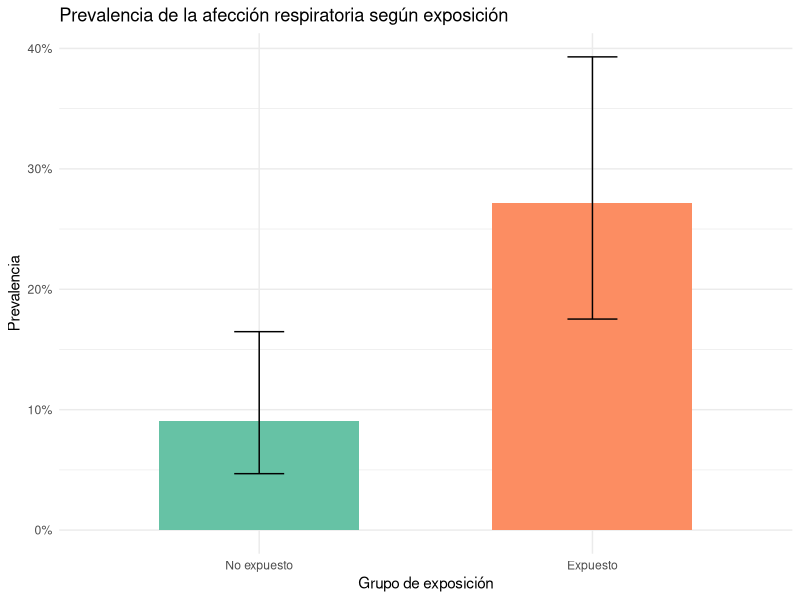

The R source for this figure:
## ---- chunk 1
knitr::opts_chunk$set(echo = TRUE, message = FALSE, warning = FALSE)
library(tidyverse)
## ---- chunk 2
set.seed(123)
n <- 180

# Exposición: el 40% de la muestra está expuesta al contaminante
exposicion <- rbinom(n, size = 1, prob = 0.4)

# La probabilidad de presentar la afección depende de la exposición
p_afeccion <- ifelse(exposicion == 1, 0.30, 0.12)
resultado <- rbinom(n, size = 1, prob = p_afeccion)

datos <- tibble(
  id = 1:n,
  exposicion = factor(exposicion, levels = c(0, 1), labels = c("No expuesto", "Expuesto")),
  resultado = factor(resultado, levels = c(0, 1), labels = c("Sin afección", "Con afección"))
)

datos
## ---- chunk 3
prevalencia_global <- mean(datos$resultado == "Con afección")
prevalencia_global
## ---- chunk 4
tabla_prevalencias <- datos |>
  group_by(exposicion) |>
  summarise(
    casos = sum(resultado == "Con afección"),
    n = n(),
    prevalencia = casos / n
  )

tabla_prevalencias
## ---- chunk 5
rp <- tabla_prevalencias$prevalencia[tabla_prevalencias$exposicion == "Expuesto"] /
  tabla_prevalencias$prevalencia[tabla_prevalencias$exposicion == "No expuesto"]

rp
## ---- chunk 6
intervalos <- tabla_prevalencias |>
  rowwise() |>
  mutate(
    ic = list(broom::tidy(prop.test(casos, n)))
  ) |>
  unnest(ic) |>
  select(exposicion, casos, n, prevalencia, conf.low, conf.high)

intervalos
## ---- chunk 7
ggplot(intervalos, aes(x = exposicion, y = prevalencia, fill = exposicion)) +
  geom_col(width = 0.6) +
  geom_errorbar(aes(ymin = conf.low, ymax = conf.high), width = 0.15) +
  scale_y_continuous(labels = scales::percent_format()) +
  scale_fill_brewer(palette = "Set2") +
  labs(
    x = "Grupo de exposición",
    y = "Prevalencia",
    title = "Prevalencia de la afección respiratoria según exposición"
  ) +
  theme_minimal() +
  theme(legend.position = "none")
